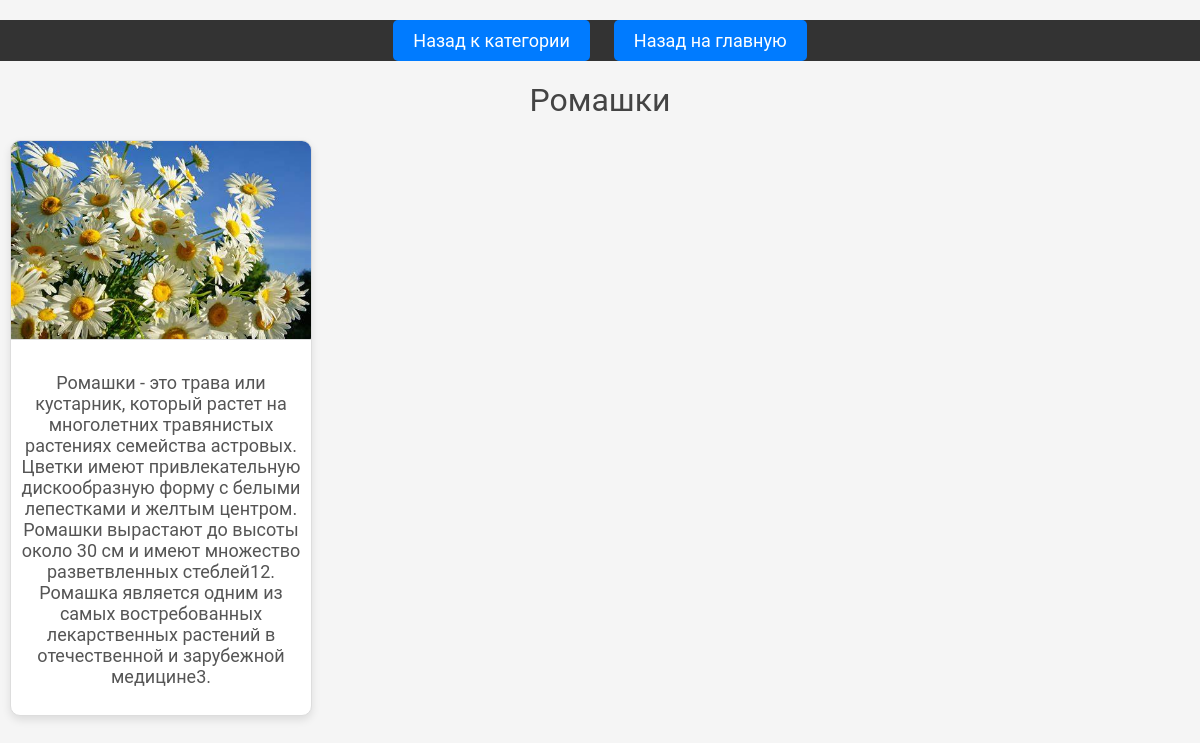
/flower/2/, run on the app's committed database.
### catalog/models.py (models this page shows, shortened)
class Flower(models.Model):
    name = models.CharField(max_length=100)
    image = models.ImageField(upload_to='flowers/')
    description = models.TextField()
    category = models.ForeignKey(Category, related_name='flowers', on_delete=models.CASCADE)

### catalog/views.py (the view)
# urls.py: path('flower/<int:flower_id>/', views.flower_detail, name='flower_detail'),
def flower_detail(request, flower_id):
    flower = get_object_or_404(Flower, pk=flower_id)
    return render(request, 'catalog/flower_detail.html', {'flower': flower})

### catalog/templates/catalog/flower_detail.html (shortened to what this page needs)
<!DOCTYPE html>
<html>
<head>
    {% load static %}
    <link rel="stylesheet" type="text/css" href="{% static 'catalog/css/styles.css' %}">
</head>
<body>
    <div class="navbar">
        <a href="{% url 'category_detail' flower.category.id %}">Назад к категории</a>
        <a href="{% url 'home' %}">Назад на главную</a>
    </div>
    <h1>{{ flower.name }}</h1>
    <div class="card">
        <img src="{{ flower.image.url }}" alt="{{ flower.name }}">
        <p>{{ flower.description }}</p>
    </div>
</body>
</html>

### flowers_catalog/static/catalog/css/styles.css (style rules this page uses)
body { font-family: 'Roboto', sans-serif; margin: 0; padding: 0; background-color: #f5f5f5; color: #333; }
h1, h2 { text-align: center; margin-top: 20px; font-weight: 400; color: #444; }
.card { border: 1px solid #ddd; border-radius: 10px; box-shadow: 0 4px 8px rgba(0, 0, 0, 0.1); margin: 10px; width: 300px; overflow: hidden; text-align: center; background: white; transition: transform 0.2s; }
.card img { width: 100%; height: auto; border-bottom: 1px solid #ddd; }
.card p { padding: 10px; font-size: 18px; color: #555; }
.navbar { text-align: center; margin-top: 20px; padding: 10px 0; background-color: #333; }
.navbar a { margin: 0 10px; text-decoration: none; color: white; font-size: 18px; padding: 10px 20px; background-color: #007BFF; border-radius: 5px; transition: background-color 0.3s; }

### data on the page
Flower: name "Ромашки", image (picture), description "Ромашки - это трава или кустарник, который растет на многолетних травянистых растениях семейства астровых. Цветки имеют привлекательную дискообразную форму с белыми лепестками и желтым центром. Ромашки вырастают до высоты около 30 см и имеют множество разветвленных стеблей12. Ромашка является одним из самых востребованных лекарственных растений в отечественной и зарубежной медицине3."
